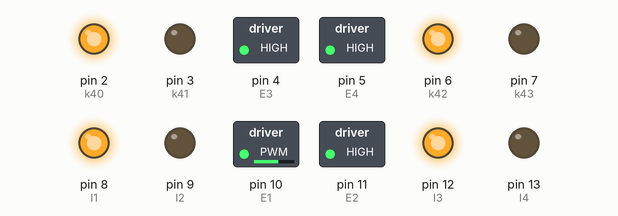
Simulated run of this sketch. Board: Arduino Uno, built with avr-gcc and run on an emulated ATmega328P. On the bench: switched loads named in the sketch (green lamp = pin HIGH), output pins drawn as LEDs (lit = HIGH).

Above: at 0.05 s.
At 10.05 s:
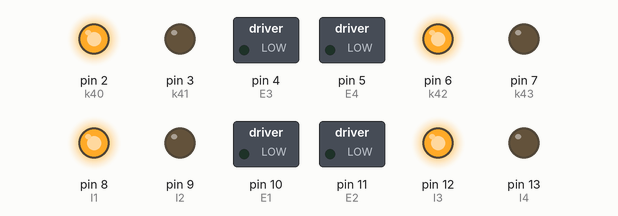
At 20.15 s:
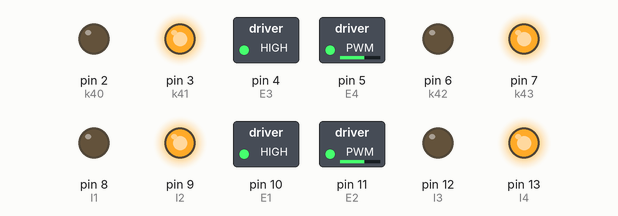
Timing chart, 0 to 26.3 s (numbered marks = the images above):
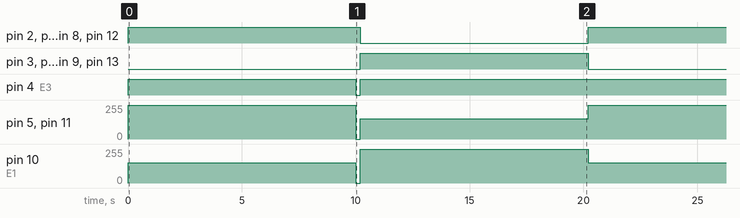

Measured:
- by itself, pin 2 (k40), pin 6 (k42), pin 8 (I1), pin 12 (I3): alternates HIGH for 10.2 s and LOW for 10.0 s
- by itself, pin 3 (k41), pin 7 (k43), pin 9 (I2), pin 13 (I4): alternates HIGH for 10.0 s and LOW for 10.2 s
- by itself, pin 4 (E3): repeats every 20.2 s: LOW 0.20 s, HIGH 20.0 s
- by itself, pin 5 (E4), pin 11 (E2): repeats every 20.2 s: 0/255 0.20 s, 153/255 10.0 s, 255/255 10.0 s
- by itself, pin 10 (E1): repeats every 20.2 s: 0/255 0.20 s, 255/255 10.0 s, 153/255 10.0 s

The sketch:

motor.ino
```cpp
int E1 = 10; // Enable Pin for motor 1
int E2 = 11;  // Enable Pin for motor 2
int I1 = 8;  // Control pin 1 for motor 1
int I2 = 9;  // Control pin 2 for motor 1
int I3 = 12; // Control pin 1 for motor 2
int I4 = 13;  // Control pin 2 for motor 2
int E3 = 4;
int E4 = 5;
int k40 = 2;
int k41 = 3;
int k42 = 6;
int k43 = 7;
void setup() {

    pinMode(E1, OUTPUT);
    pinMode(E2, OUTPUT);
    pinMode(E3, OUTPUT);
    pinMode(E4, OUTPUT);

    pinMode(I1, OUTPUT);
    pinMode(I2, OUTPUT);
    pinMode(I3, OUTPUT);
    pinMode(I4, OUTPUT);
    pinMode(k40, OUTPUT);
    pinMode(k41, OUTPUT);
    pinMode(k42, OUTPUT);
    pinMode(k43, OUTPUT);
}

void loop() {

    analogWrite(E1, 153); // Run in half speed
    analogWrite(E2, 255); // Run in full speed
    analogWrite(E3, 153);
    analogWrite(E4, 255);


    digitalWrite(I1, HIGH);
    digitalWrite(I2, LOW);
    digitalWrite(I3, HIGH);
    digitalWrite(I4, LOW);
    digitalWrite(k40, HIGH);
    digitalWrite(k41, LOW);
    digitalWrite(k42, HIGH);
    digitalWrite(k43, LOW);


    delay(10000);

    // change direction

    digitalWrite(E1, LOW);
    digitalWrite(E2, LOW);
    digitalWrite(E3, LOW);
    digitalWrite(E4, LOW);


    delay(200);

    analogWrite(E1, 255);  // Run in full speed
    analogWrite(E2, 153);  // Run in half speed
    analogWrite(E3, 255);  // Run in full speed
    analogWrite(E4, 153);


    digitalWrite(I1, LOW);
    digitalWrite(I2, HIGH);
    digitalWrite(I3, LOW);
    digitalWrite(I4, HIGH);
    digitalWrite(k40, LOW);
    digitalWrite(k41, HIGH);
    digitalWrite(k42, LOW);
    digitalWrite(k43, HIGH);

    delay(10000);
}
```
